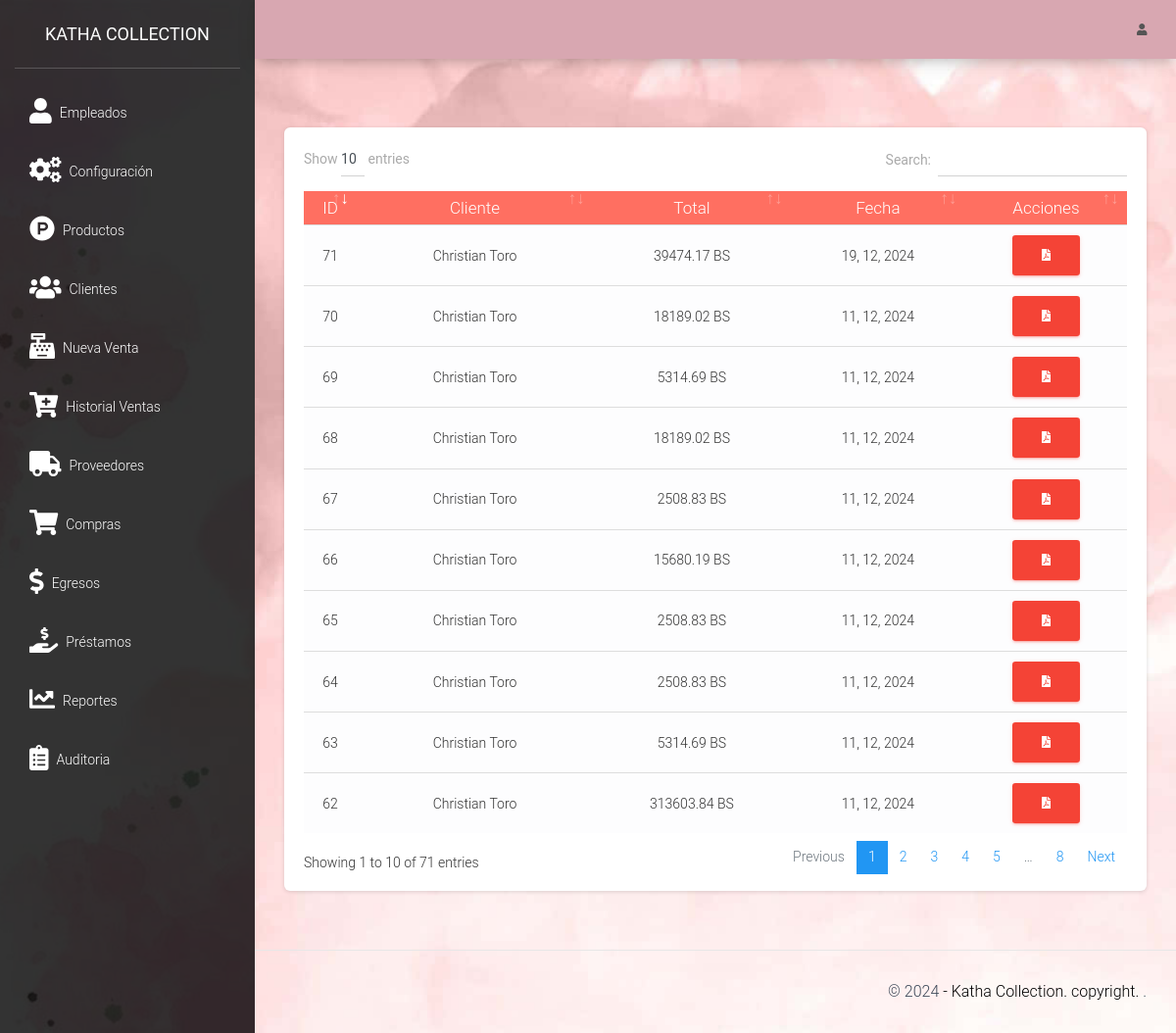
Screenshot of /src/lista_ventas.php (signed in) with the database file from the repository.
### tables this page shows
CREATE TABLE `ventas` (
  `id` int(11) NOT NULL,
  `id_cliente` int(11) NOT NULL,
  `total` decimal(10,2) NOT NULL,
  `id_usuario` int(11) NOT NULL,
  `fecha` timestamp NOT NULL DEFAULT current_timestamp() ON UPDATE current_timestamp(),
  `metodo_pago` int(50) NOT NULL,
  `tipo_pago` int(11) NOT NULL
);

CREATE TABLE `cliente` (
  `idcliente` int(11) NOT NULL,
  `nombre` varchar(100) NOT NULL,
  `telefono` varchar(15) NOT NULL,
  `direccion` varchar(200) NOT NULL,
  `email` varchar(100) DEFAULT NULL,
  `cedula` varchar(20) DEFAULT NULL,
  `idUser` int(11) DEFAULT NULL
);

### src/lista_ventas.php (the view, shortened to what this page needs)
<?php
require_once "../conexion.php";
$query = mysqli_query($conexion, "SELECT v.*, c.idcliente, c.nombre FROM ventas v INNER JOIN cliente c ON v.id_cliente = c.idcliente");
include_once "includes/header.php";
?>
<div class="card">
    <div class="card-body">
        <div class="table-responsive">
            <table class="table table-light" id="tbl">
                <thead style="background: #FF6F61; color: white;">
                    <tr>
                        <th class="text-center">ID</th>
                        <th class="text-center">Cliente</th>
                        <th class="text-center">Total</th>
                        <th class="text-center">Fecha</th>
                        <th class="text-center">Acciones</th>
                    </tr>
                </thead>
                <tbody>
                    <?php while ($row = mysqli_fetch_assoc($query)) { ?>
                        <tr>
                            <td class="text-center"><?php echo $row['id']; ?></td>
                            <td class="text-center"><?php echo $row['nombre']; ?></td>
                            <td class="text-center"><?php echo $row['total'] . ' BS'; ?></td>
                            <td class="text-center"><?php echo date('d, m, Y', strtotime($row['fecha'])); ?></td>
                            <td class="text-center">
                                <a href="pdf/generar.php?cl=<?php echo $row['id_cliente'] ?>&v=<?php echo $row['id'] ?>" target="_blank" class="btn btn-danger"><i class="fas fa-file-pdf"></i></a>
                            </td>
                        </tr>
                    <?php } ?>
                </tbody>
            </table>
        </div>
    </div>
</div>
<?php include_once "includes/footer.php"; ?>

### src/lista_ventas.php (style rules this page uses)
body { background-image: url('../background.jpg'); background-size: cover; background-repeat: no-repeat; background-position: center; }

### rows the page displays
ventas: id "62", id_cliente.nombre "Christian Toro", total "313603.84", fecha "11, 12, 2024"
ventas: id "63", id_cliente.nombre "Christian Toro", total "5314.69", fecha "11, 12, 2024"
ventas: id "64", id_cliente.nombre "Christian Toro", total "2508.83", fecha "11, 12, 2024"
ventas: id "65", id_cliente.nombre "Christian Toro", total "2508.83", fecha "11, 12, 2024"
ventas: id "66", id_cliente.nombre "Christian Toro", total "15680.19", fecha "11, 12, 2024"
ventas: id "67", id_cliente.nombre "Christian Toro", total "2508.83", fecha "11, 12, 2024"
ventas: id "68", id_cliente.nombre "Christian Toro", total "18189.02", fecha "11, 12, 2024"
ventas: id "69", id_cliente.nombre "Christian Toro", total "5314.69", fecha "11, 12, 2024"
ventas: id "70", id_cliente.nombre "Christian Toro", total "18189.02", fecha "11, 12, 2024"
ventas: id "71", id_cliente.nombre "Christian Toro", total "39474.17", fecha "19, 12, 2024"
